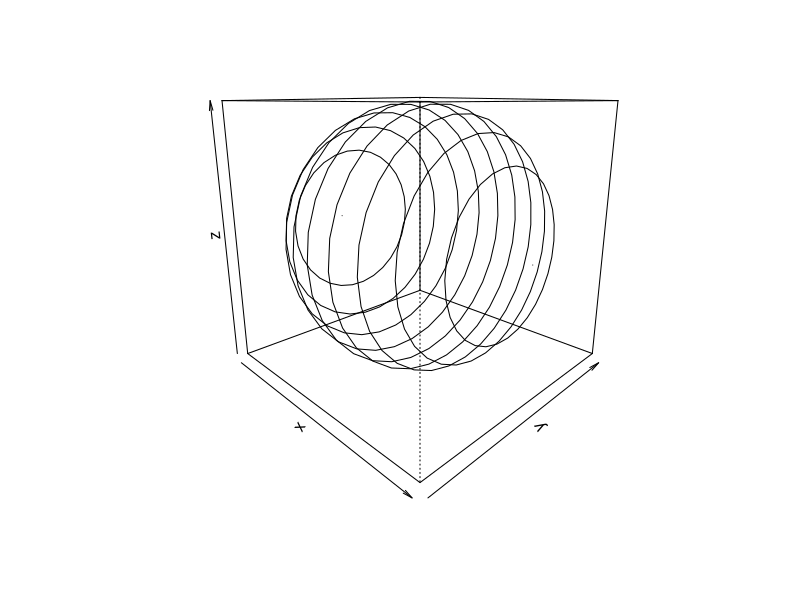

The R source for this figure:
ellipsoid<-function(
	hx=10,
	hrot=15,
	h=100,
	a=1,
	b=1,
	c=1,
	theta=45,
	phi=15,
	zlim=-1,
	scale=F,
	...
)
{
	x=seq(-a,a,2*a/hx);
	if(zlim==-1)
	{
		zlim=c(-c,c);
	}
	pmat=persp(
		c(-a,a),
		c(-b,b),
		matrix(nrow=2,ncol=2),
		xlab="x",
		ylab="y",
		zlab="z",
		theta=theta,
		phi=phi,
		zlim=zlim,
		scale=scale,
		...
	);
	rot=seq(0,2*pi,pi/hrot);
	lenx=length(x);
	lenrot=length(rot);
	for(i in 1:lenx)
	{
		X=x[i];
		Ry=abs(b*sqrt(a^2-X^2)/a);
		Rz=abs(c*sqrt(a^2-X^2)/a);
		ptz=c();
		ptx=c();
		pty=c();
		for(j in 1:lenrot)
		{
			alpha=rot[j];
			Y=Ry*cos(alpha);
			Z=Rz*sin(alpha);

			ptz<-c(ptz,Z);
			ptx<-c(ptx,X);
			pty<-c(pty,Y);
		}
		res=trans3d(ptx,pty,ptz,pmat);
		points(
			res$x,
			res$y,
			type="l"
		);
	}
}

res=ellipsoid();
